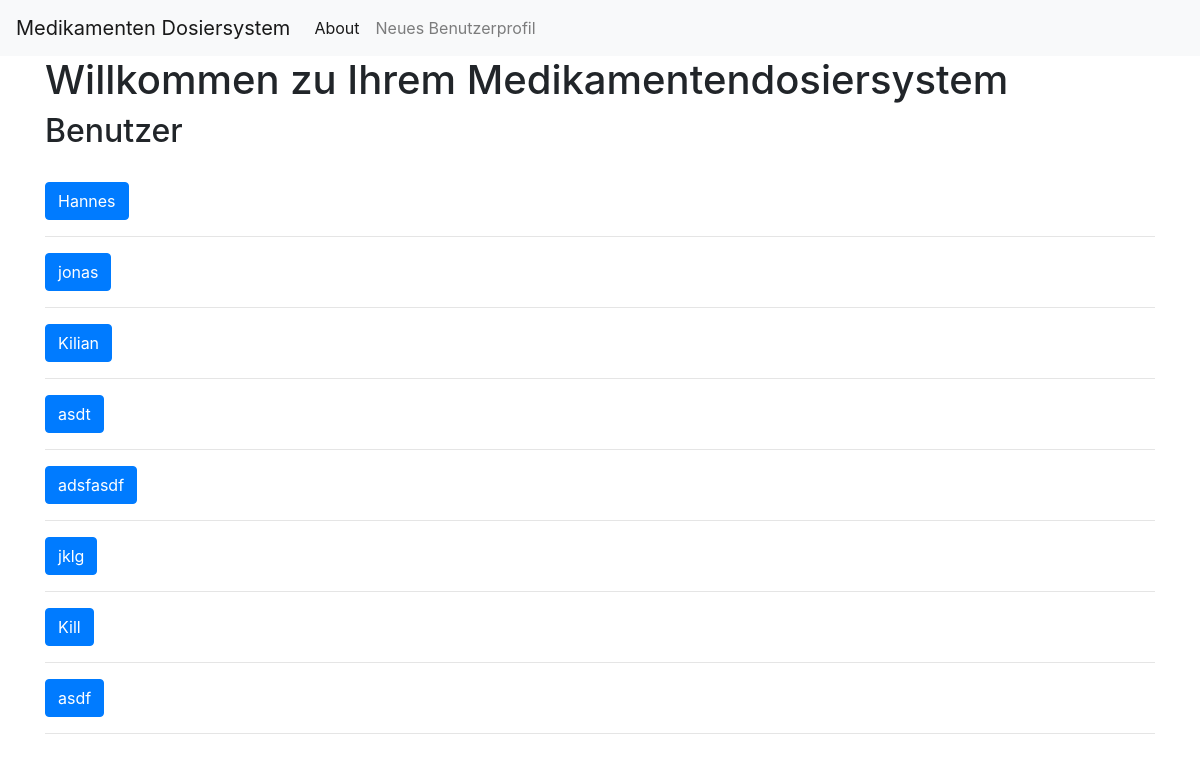
Before: / with the older database file.
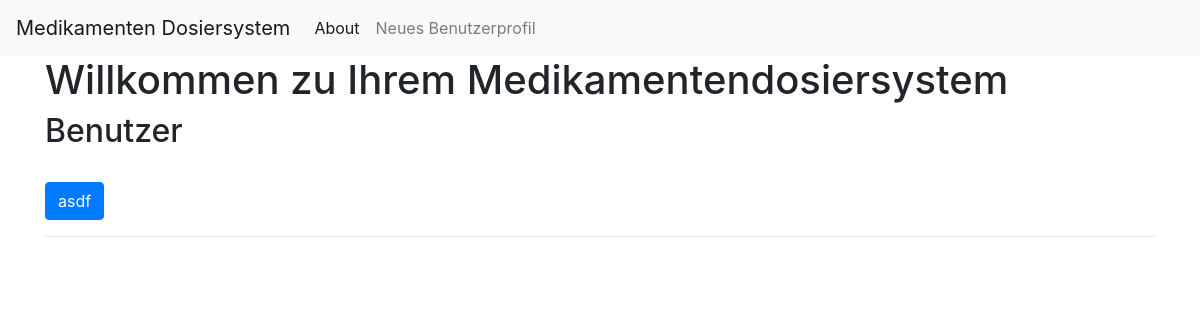
After: the same page with the newer database file.
### tables this page shows
CREATE TABLE Users (
    user_id INTEGER PRIMARY KEY AUTOINCREMENT,
    name TEXT NOT NULL
);

### app.py (the view)
@app.route('/')
def index():
    conn = get_db_connection()
    users = conn.execute('SELECT * FROM Users').fetchall()
    conn.close()
    return render_template('index.html', users=users)

### app.py (called while the page is built)
def get_db_connection():
    conn = sqlite3.connect('database.db')
    conn.row_factory = sqlite3.Row
    return conn

### templates/index.html
{% extends 'base.html' %}
{% block content %}
    <h1>{% block title %} Willkommen zu Ihrem Medikamentendosiersystem{% endblock %}</h1>
    <h2>Benutzer</h2>
    <br>
    {% for user in users %}
    <a href="{{ url_for('displayUser', user_id=user['user_id']) }}">
        <button class="btn btn-primary">{{ user['name'] }}</button>
    </a>
    <hr>
    {% endfor %}
{% endblock %}

### templates/base.html (shortened to what this page needs)
<!doctype html>
<html lang="en">
  <head>
    <link rel="stylesheet" href="https://stackpath.bootstrapcdn.com/bootstrap/4.3.1/css/bootstrap.min.css">
  </head>
  <body>
    <nav class="navbar navbar-expand-md navbar-light bg-light">
        <a class="navbar-brand" href="{{ url_for('index')}}">Medikamenten Dosiersystem</a>
        <div class="collapse navbar-collapse" id="navbarNav">
            <ul class="navbar-nav">
            <li class="nav-item active">
                <a class="nav-link" href="#">About</a>
            </li>
            <li class="nav-item">
              <a class="nav-link" href="{{url_for('createUser')}}">Neues Benutzerprofil</a>
            </li>
            </ul>
        </div>
    </nav>
    <div class="container">
        {% block content %}{% endblock %}
    </div>
  </body>
</html>

Changed rows visible on the page:
removed Users: name "Hannes"
removed Users: name "jonas"
removed Users: name "Kilian"
removed Users: name "asdt"
removed Users: name "adsfasdf"
removed Users: name "jklg"
removed Users: name "Kill"
